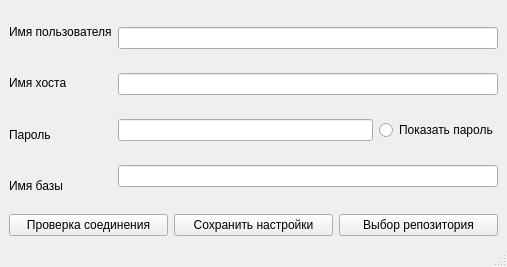
<?xml version="1.0" encoding="UTF-8"?>
<ui version="4.0">
 <class>MainWindow</class>
 <widget class="QMainWindow" name="MainWindow">
  <property name="geometry">
   <rect>
    <x>0</x>
    <y>0</y>
    <width>507</width>
    <height>267</height>
   </rect>
  </property>
  <property name="windowTitle">
   <string>Настройки</string>
  </property>
  <widget class="QWidget" name="centralwidget">
   <layout class="QGridLayout" name="gridLayout">
    <item row="0" column="0">
     <widget class="QLabel" name="label_3">
      <property name="text">
       <string>Имя пользователя</string>
      </property>
     </widget>
    </item>
    <item row="0" column="1" rowspan="4">
     <layout class="QGridLayout" name="gridLayout_2">
      <item row="4" column="1">
       <widget class="QRadioButton" name="radioButton">
        <property name="text">
         <string>Показать пароль</string>
        </property>
       </widget>
      </item>
      <item row="5" column="0" colspan="2">
       <widget class="QLineEdit" name="lineNameDB"/>
      </item>
      <item row="4" column="0">
       <widget class="QLineEdit" name="linePassword"/>
      </item>
      <item row="0" column="0" colspan="2">
       <widget class="QLineEdit" name="lineNameUser"/>
      </item>
      <item row="1" column="0" colspan="2">
       <widget class="QLineEdit" name="lineNameHost"/>
      </item>
     </layout>
    </item>
    <item row="1" column="0">
     <widget class="QLabel" name="label">
      <property name="text">
       <string>Имя хоста</string>
      </property>
     </widget>
    </item>
    <item row="2" column="0">
     <widget class="QLabel" name="label_2">
      <property name="text">
       <string>Пароль</string>
      </property>
     </widget>
    </item>
    <item row="3" column="0">
     <widget class="QLabel" name="label_4">
      <property name="text">
       <string>Имя базы</string>
      </property>
     </widget>
    </item>
    <item row="4" column="0" colspan="2">
     <layout class="QHBoxLayout" name="horizontalLayout">
      <item>
       <widget class="QPushButton" name="ConnectProverka">
        <property name="text">
         <string>Проверка соединения</string>
        </property>
       </widget>
      </item>
      <item>
       <widget class="QPushButton" name="SaveSetting">
        <property name="text">
         <string>Сохранить настройки</string>
        </property>
       </widget>
      </item>
      <item>
       <widget class="QPushButton" name="SelectRepository">
        <property name="text">
         <string>Выбор репозитория</string>
        </property>
       </widget>
      </item>
     </layout>
    </item>
   </layout>
  </widget>
  <widget class="QStatusBar" name="statusbar"/>
 </widget>
 <resources/>
 <connections/>
</ui>
